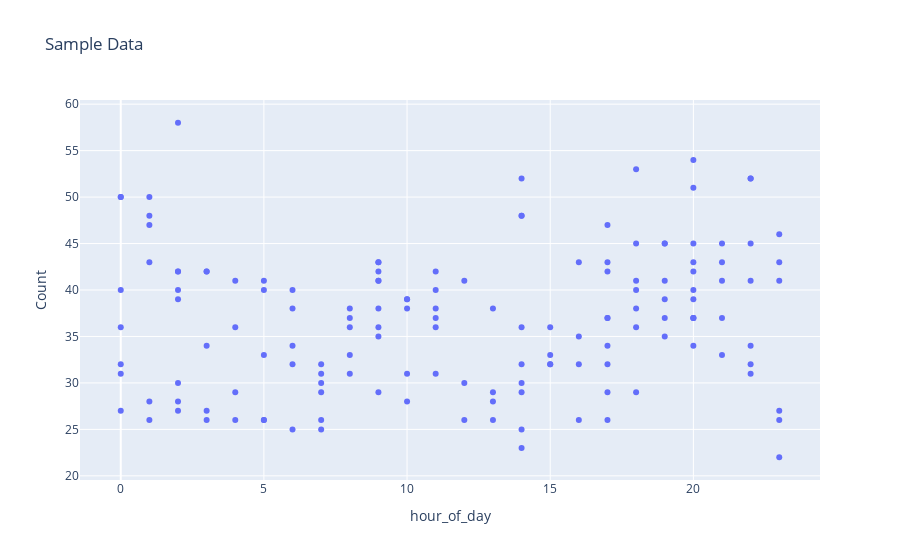

The cell this chart's notebook holds for it:
### Code cell
# Create a scatter plot for the samples
trace3 = go.Scatter(
    x=data_test_df["hour_of_day"],
    y=data_test_df["Count"],
    mode="markers",
    name="Sample Data",
)

# Combine the two plots
data = [trace3]


# Create a layout
layout = go.Layout(
    title="Sample Data",
    xaxis=dict(title="hour_of_day"),
    yaxis=dict(title="Count"),
)

# Create a Figure and plot it
fig = go.Figure(data=data, layout=layout)
fig.show()

### Figure 1 — Plotly figure (JSON) as saved in the notebook; plotly's stock layout.template omitted (floating-point values rounded to 4 significant figures; data arrays with more than 128 entries replaced by an {"elided": "..."} marker saying what was removed)
{"data": [{"mode": "markers", "name": "Sample Data", "type": "scatter", "x": {"elided": "146 int values"}, "y": {"elided": "146 int values"}}], "layout": {"title": {"text": "Sample Data"}, "xaxis": {"title": {"text": "hour_of_day"}}, "yaxis": {"title": {"text": "Count"}}}}
